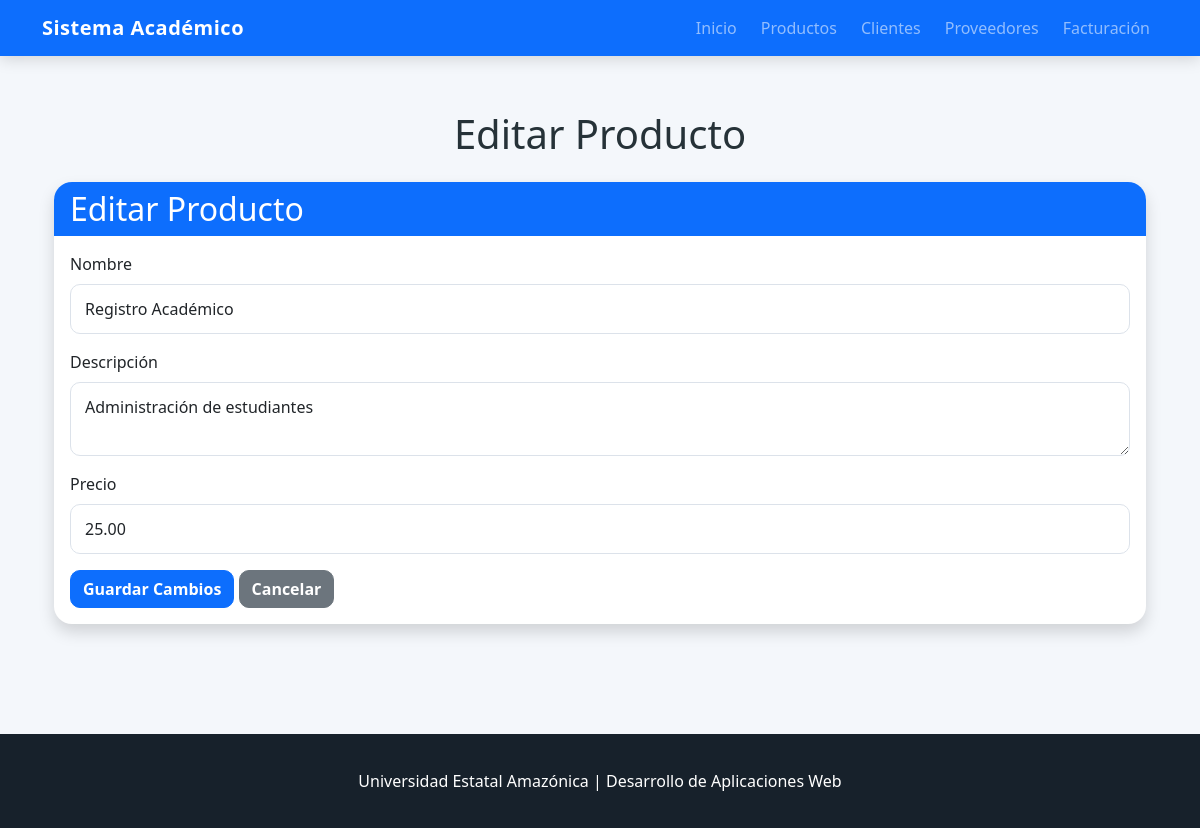
Page /editar_producto/1 on the committed database.
### tables this page shows
CREATE TABLE productos (
            id INTEGER PRIMARY KEY AUTOINCREMENT,
            nombre TEXT NOT NULL,
            descripcion TEXT NOT NULL,
            precio REAL NOT NULL
        );

### app.py (the view, shortened to what this page needs)
@app.route("/editar_producto/<int:producto_id>", methods=["GET", "POST"])
def editar_producto(producto_id):
    producto = obtener_producto_por_id(producto_id)
    if producto is None:
        return redirect(url_for("productos"))
    form = ProductoForm()
    if not form.is_submitted():
        form.nombre.data = producto["nombre"]
        form.descripcion.data = producto["descripcion"]
        form.precio.data = producto["precio"]
    return render_template(
        "editar_producto.html",
        form=form,
        producto=producto
    )

### forms/producto_form.py
class ProductoForm(FlaskForm):
    nombre = StringField(
        "Nombre",
        validators=[
            DataRequired(message="El nombre es obligatorio."),
            Length(min=3, max=100, message="El nombre debe tener entre 3 y 100 caracteres.")
        ]
    )
    descripcion = TextAreaField(
        "Descripción",
        validators=[
            DataRequired(message="La descripción es obligatoria."),
            Length(min=5, max=200, message="La descripción debe tener entre 5 y 200 caracteres.")
        ]
    )
    precio = DecimalField(
        "Precio",
        validators=[
            DataRequired(message="El precio es obligatorio."),
            NumberRange(min=0.01, message="El precio debe ser mayor que 0.")
        ]
    )
    submit = SubmitField("Guardar Producto")

### app.py (called while the page is built)
def conectar_bd():
    conn = sqlite3.connect(DATABASE)
    conn.row_factory = sqlite3.Row
    return conn

def obtener_producto_por_id(producto_id):
    conn = conectar_bd()
    producto = conn.execute("""
        SELECT id, nombre, descripcion, precio
        FROM productos
        WHERE id = ?
    """, (producto_id,)).fetchone()
    conn.close()
    return producto

### templates/editar_producto.html (shortened to what this page needs)
{% extends "base.html" %}
{% block content %}
<div class="container mt-4">
    <h1 class="text-center mb-4">
        Editar Producto
    </h1>
    <div class="card shadow">
        <div class="card-header bg-primary text-white">
            <h2 class="mb-0">
                Editar Producto
            </h2>
        </div>
        <div class="card-body">
            <form method="POST">
                <div class="mb-3">
                    {{ form.nombre.label(class="form-label") }}
                    {{ form.nombre(class="form-control") }}
                </div>
                <div class="mb-3">
                    {{ form.descripcion.label(class="form-label") }}
                    {{ form.descripcion(class="form-control") }}
                </div>
                <div class="mb-3">
                    {{ form.precio.label(class="form-label") }}
                    {{ form.precio(
                        class="form-control",
                        step="0.01",
                        min="0.01"
                    ) }}
                </div>
                {{ form.submit(
                    class="btn btn-primary",
                    value="Guardar Cambios"
                ) }}
                <a
                    href="{{ url_for('productos') }}"
                    class="btn btn-secondary"
                >
                    Cancelar
                </a>
            </form>
        </div>
    </div>
</div>
{% endblock %}

### static/css/style.css (style rules this page uses)
html { scroll-behavior: smooth; }
body { margin: 0; font-family: "Segoe UI", Arial, sans-serif; background: #f4f7fb; color: #263238; }
.card { border: none; border-radius: 18px; overflow: hidden; transition: 0.3s; }
.card-header { border: none; }
.btn { border-radius: 10px; font-weight: 600; transition: 0.25s; }
.form-control, .form-select { border-radius: 10px; padding: 12px 14px; border: 1px solid #dce2ea; }

### rows in the picture
productos: nombre "Registro Académico", descripcion "Administración de estudiantes", precio "25.00"
